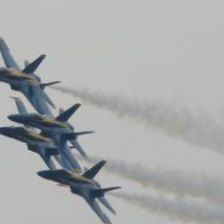
#> input picture InstaNAS/images/demo-samples/12012.jpg, 224 x 224 px; its folder holds only this picture in this run
$ python preprocess.py   (older library calls are emulated)
#> lines starting #> are read from the running program, lines starting #| are printed output that depends on the picture
from glob import glob
from scipy.misc import imresize
import matplotlib.pyplot as plt

pad = (256-224) // 2

for p in glob("./*.jpg"):
	img = plt.imread(p)
#> img is the input picture: shape (224, 224, 3); mean R, G, B 168, 170.2, 171
	img = imresize(img, (256, 256))
#> img: shape (256, 256, 3)
	img = img[pad:pad+224, pad:pad+224, :]
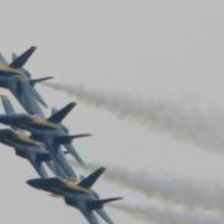
#> img: shape (224, 224, 3); mean R, G, B 165.7, 168.1, 169
	plt.imsave(p, img)

$ run again, on InstaNAS/images/demo-samples/1685.jpg
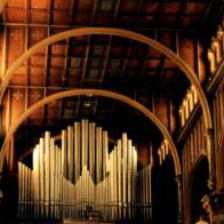
#> input picture InstaNAS/images/demo-samples/1685.jpg, 224 x 224 px
#> img is the input picture: shape (224, 224, 3); mean R, G, B 78.4, 45.8, 23.1
#> `img = img[pad:pad+224, pad:pad+224, :]`:
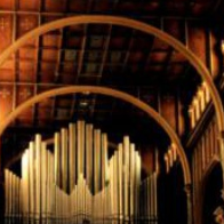
#> img: shape (224, 224, 3); mean R, G, B 79.7, 48.2, 24.8

$ run again, on InstaNAS/images/demo-samples/18528.jpg
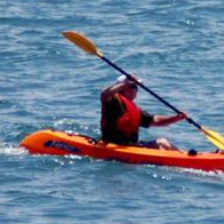
#> input picture InstaNAS/images/demo-samples/18528.jpg, 224 x 224 px
#> img is the input picture: shape (224, 224, 3); mean R, G, B 107.3, 127.5, 150.9
#> `img = img[pad:pad+224, pad:pad+224, :]`:
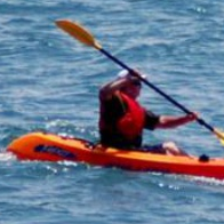
#> img: shape (224, 224, 3); mean R, G, B 106.3, 122.6, 145.1

$ run again, on InstaNAS/images/demo-samples/19396.jpg
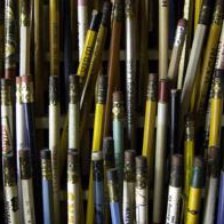
#> input picture InstaNAS/images/demo-samples/19396.jpg, 224 x 224 px
#> img is the input picture: shape (224, 224, 3); mean R, G, B 73.9, 68.3, 51.2
#> `img = img[pad:pad+224, pad:pad+224, :]`:
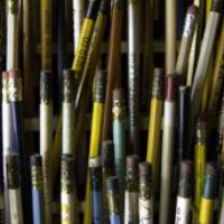
#> img: shape (224, 224, 3); mean R, G, B 72.3, 66.8, 49.5

$ run again, on InstaNAS/images/demo-samples/121.jpg
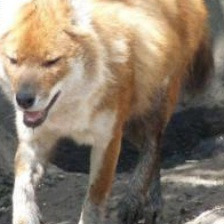
#> input picture InstaNAS/images/demo-samples/121.jpg, 224 x 224 px
#> img is the input picture: shape (224, 224, 3); mean R, G, B 140.3, 125.7, 108.4
#> `img = img[pad:pad+224, pad:pad+224, :]`:
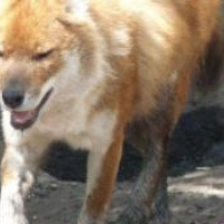
#> img: shape (224, 224, 3); mean R, G, B 138.1, 121.3, 102.9
